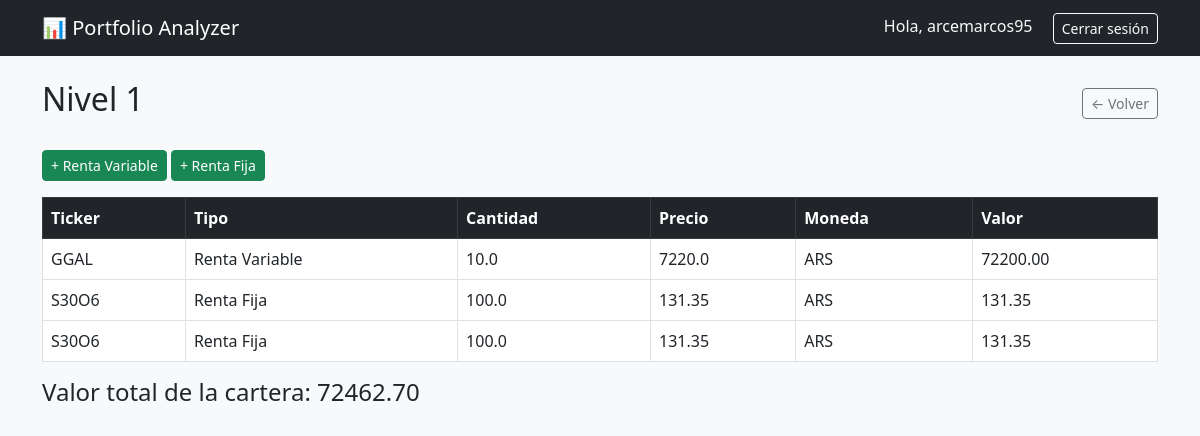
Page /cartera/1/ (signed in) on the committed database.
### portfolio/models.py (models this page shows, shortened)
class Cartera(models.Model):
    propietario = models.ForeignKey(Perfil, on_delete=models.CASCADE, related_name="carteras")
    nombre = models.CharField(max_length=100)
    fecha_creacion = models.DateTimeField(auto_now_add=True)
    def valor_total(self):
        total = 0
        for activo in self.activorentavariable_set.all():
            total += activo.calcular_valor()
        for activo in self.activorentafija_set.all():
            total += activo.calcular_valor()
        return total
    def todos_los_activos(self):
        return list(self.activorentavariable_set.all()) + list(self.activorentafija_set.all())

class Activo(models.Model):
    cartera = models.ForeignKey(Cartera, on_delete=models.CASCADE, related_name="%(class)s_set")
    ticker = models.CharField(max_length=20)
    cantidad = models.FloatField(validators=[MinValueValidator(0.01)])
    precio = models.FloatField(validators=[MinValueValidator(0.01)])
    moneda = models.CharField(max_length=3, choices=MONEDA_CHOICES)
    class Meta:
        abstract = True
    def calcular_valor(self):
        return self.cantidad * self.precio

class ActivoRentaVariable(Activo):
    def get_tipo(self):
        return "Renta Variable"

class ActivoRentaFija(Activo):
    def calcular_valor(self):
        return (self.precio * self.cantidad) / 100
    def get_tipo(self):
        return "Renta Fija"

### portfolio/views.py (the view)
# urls.py: path("cartera/<int:cartera_id>/", views.detalle_cartera, name="detalle_cartera"),
@login_required
def detalle_cartera(request, cartera_id):
    perfil, _ = Perfil.objects.get_or_create(usuario=request.user)
    cartera = get_object_or_404(Cartera, id=cartera_id, propietario=perfil)
    activos = cartera.todos_los_activos()
    return render(request, "portfolio/detalle_cartera.html", {
        "cartera": cartera,
        "activos": activos,
    })

### templates/portfolio/detalle_cartera.html
{% extends "base.html" %}
{% block content %}
<div class="d-flex justify-content-between align-items-center mb-4">
    <h2>{{ cartera.nombre }}</h2>
    <a href="{% url 'dashboard' %}" class="btn btn-outline-secondary btn-sm">&larr; Volver</a>
</div>
<div class="mb-3">
    <a href="{% url 'agregar_activo' cartera.id 'variable' %}" class="btn btn-success btn-sm">+ Renta Variable</a>
    <a href="{% url 'agregar_activo' cartera.id 'fija' %}" class="btn btn-success btn-sm">+ Renta Fija</a>
</div>
{% if activos %}
<table class="table table-bordered bg-white">
    <thead class="table-dark">
        <tr>
            <th>Ticker</th>
            <th>Tipo</th>
            <th>Cantidad</th>
            <th>Precio</th>
            <th>Moneda</th>
            <th>Valor</th>
        </tr>
    </thead>
    <tbody>
        {% for activo in activos %}
        <tr>
            <td>{{ activo.ticker }}</td>
            <td>{{ activo.get_tipo }}</td>
            <td>{{ activo.cantidad }}</td>
            <td>{{ activo.precio }}</td>
            <td>{{ activo.moneda }}</td>
            <td>{{ activo.calcular_valor|floatformat:2 }}</td>
        </tr>
        {% endfor %}
    </tbody>
</table>
<h4>Valor total de la cartera: {{ cartera.valor_total|floatformat:2 }}</h4>
{% else %}
<p class="text-muted">Esta cartera todavía no tiene activos cargados.</p>
{% endif %}
{% endblock %}

### templates/base.html (shortened to what this page needs)
<!DOCTYPE html>
<html lang="es">
<head>
    <link href="https://cdn.jsdelivr.net/npm/bootstrap@5.3.0/dist/css/bootstrap.min.css" rel="stylesheet">
</head>
<body class="bg-light">
    <nav class="navbar navbar-dark bg-dark mb-4">
        <div class="container">
            <a class="navbar-brand" href="{% url 'dashboard' %}">📊 Portfolio Analyzer</a>
            <div>
                {% if user.is_authenticated %}
                    <span class="text-light me-3">Hola, {{ user.username }}</span>
                    <form method="post" action="{% url 'logout' %}" class="d-inline">
                        <button type="submit" class="btn btn-outline-light btn-sm">Cerrar sesión</button>
                    </form>
                {% else %}
                    <a href="{% url 'login' %}" class="btn btn-outline-light btn-sm me-2">Ingresar</a>
                    <a href="{% url 'registro' %}" class="btn btn-light btn-sm">Registrarme</a>
                {% endif %}
            </div>
        </div>
    </nav>
    <div class="container">
        {% block content %}
        {% endblock %}
    </div>
</body>
</html>

### rows in the picture
Cartera: nombre "Nivel 1", valor_total "72462.70"
ActivoRentaVariable: ticker "GGAL", get_tipo "Renta Variable", cantidad "10.0", precio "7220.0", moneda "ARS", calcular_valor "72200.00"
ActivoRentaFija: ticker "S30O6", get_tipo "Renta Fija", cantidad "100.0", precio "131.35", moneda "ARS", calcular_valor "131.35"
ActivoRentaFija: ticker "S30O6", get_tipo "Renta Fija", cantidad "100.0", precio "131.35", moneda "ARS", calcular_valor "131.35"

### other values in the picture
{{ user.username }} "arcemarcos95"
